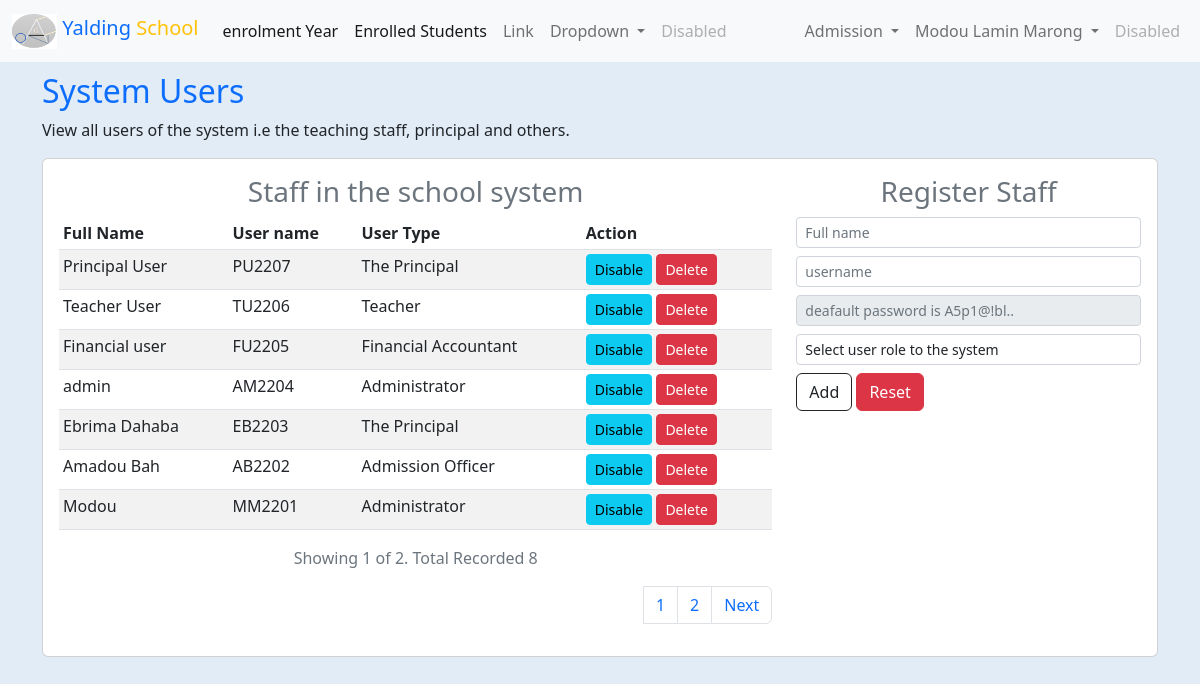
The app's page /app/users/admin/users.php (signed in) with its own data.
### tables this page shows
CREATE TABLE `users` (
  `user_id` int(11) NOT NULL,
  `full_name` varchar(100) NOT NULL,
  `email` varchar(100) DEFAULT NULL,
  `user_name` varchar(150) NOT NULL,
  `password` varchar(200) NOT NULL,
  `user_role` varchar(75) DEFAULT NULL,
  `user_type` tinyint(4) NOT NULL DEFAULT 2,
  `gender` varchar(10) DEFAULT NULL,
  `tele` varchar(50) DEFAULT NULL,
  `mobile` varchar(50) DEFAULT NULL,
  `address` varchar(15) DEFAULT NULL,
  `join_date` timestamp NULL DEFAULT current_timestamp(),
  `last_login` timestamp NULL DEFAULT NULL,
  `change_password` tinyint(4) NOT NULL DEFAULT 0,
  `status` tinyint(4) NOT NULL DEFAULT 0,
  `permission` tinyint(4) NOT NULL DEFAULT 1,
  `deleted` tinyint(4) NOT NULL DEFAULT 0
);

### core/init.php (called while the page is built, shortened)
<?php
$db = mysqli_connect(DB_HOST, DB_USER, DB_PASSWORD, DB);
if (isset($_SESSION['ADMIN_USER_SESSIONS'])) {
    $admin_id = $_SESSION['ADMIN_USER_SESSIONS'];
    $query = $db->query("SELECT * FROM `users` WHERE `user_id` = '{$admin_id}'");
    $user_data = mysqli_fetch_assoc($query);
    $fn = explode(' ', $user_data['full_name']);
    $user_data['first'] = $fn[0];
    $auth_user = $user_data['user_id'];
    $auth_user_role = $user_data['user_role'];
}
include(ROOT . DS . "core" . DS . "head.php");

### app/users/admin/users.php (the view, shortened to what this page needs)
<?php
require_once $_SERVER['DOCUMENT_ROOT'] . './schoolapp/core/init.php';
include(ROOT . DS . "app" . DS . "components" . DS . "admin_nav.php");
$per_page_record = RECORD_TO_SHOW;
if (isset($_GET["page"])) {
    $page  = $_GET["page"];
} else {
    $page = 1;
}
$start_from = ($page - 1) * $per_page_record;
$user_sql = $db->query("SELECT * FROM `users` WHERE `user_id` != '{$auth_user}' AND `user_id` != 'MM2200' ORDER BY `user_id` DESC LIMIT $start_from, $per_page_record");
?>
<br>
<div class="container-fluid mt-5">
    <div class="container">
        <div class="row">
            <div class="col">
                <h2 class="text-primary">System Users</h2>
                <p>View all users of the system i.e the teaching staff, principal and others.</p>
            </div>
        </div>
    </div>
    <div class="container">
        <div class="card p-3">
            <div class="row">
                <div class="col-md-8">
                    <h3 class="text-center text-secondary">Staff in the school system</h3>
                    <table class="table table-striped table-sm table-hover">
                        <thead>
                            <tr>
                                <th scope="col">Full Name</th>
                                <th scope="col">User name</th>
                                <th scope="col">User Type</th>
                                <th scope="col">Action</th>
                            </tr>
                        </thead>
                        <tbody>
                            <?php while ($users = mysqli_fetch_assoc($user_sql)) : ?>
                                <tr>
                                    <td scope="row"><?= $users['full_name'] ?></td>
                                    <td scope="row"><?= $users['user_name'] ?></td>
                                    <td scope="row">
                                        <?php if ($users['user_role'] == ADMIN_USER) {
                                            echo "Administrator";
                                        } elseif ($users['user_role'] == ADMISSION_USER) {
                                            echo "Admission Officer";
                                        } elseif ($users['user_role'] == PRINCIPAL_USER) {
                                            echo "The Principal";
                                        } elseif ($users['user_role'] == TEACHER_USER) {
                                            echo "Teacher";
                                        } elseif ($users['user_role'] == FINANCE_USER) {
                                            echo "Financial Accountant";
                                        } else {
                                            echo "Unauthorized user";
                                        } ?>
                                    </td>
                                    <td scope="row">
                                        <?php if ($users['permission'] == '1') : ?>
                                            <a href="users.php?dis=<?= $users['user_id'] ?>" class="btn btn-sm btn-info">Disable</a>
                                        <?php else : ?>
                                            <a href="users.php?enb=<?= $users['user_id'] ?>" class="btn btn-sm btn-info">Enable</a>
                                        <?php endif; ?>
                                        <?php if ($users['deleted'] == '1') : ?>
                                            <a href="users.php?act=<?= $users['user_id'] ?>" class="btn btn-sm btn-warning">activate</a>
                                        <?php else : ?>
                                            <a href="users.php?del=<?= $users['user_id'] ?>" class="btn btn-sm btn-danger">Delete</a>
                                        <?php endif; ?>
                                    </td>
                                </tr>
                            <?php endwhile; ?>
                        </tbody>
                    </table>
                    <?php
                    $enroll_stud_query = $db->query("SELECT COUNT(*) FROM `users` ORDER BY `user_id` DESC");
                    $row = mysqli_fetch_row($enroll_stud_query);
                    $total_records = $row[0];
                    $total_pages = ceil($total_records / $per_page_record);
                    ?>
                    <p class="text-secondary text-center">Showing <?= $page ?> of <?= $total_pages ?>. Total Recorded <?= $total_records ?></p>
                    <nav aria-label="Page navigation example p-2">
                        <ul class="pagination justify-content-end">
                            <?php for ($i = 1; $i <= $total_pages; $i++) : ?>
                                <?php if ($i == $page) : ?>
                                    <li class="page-item"><a class="page-link" href="users.php?page=<?= $i ?>"><?= $i ?></a></li>
                                <?php else : ?>
                                    <li class="page-item"><a class="page-link" href="users.php?page=<?= $i ?>"><?= $i ?></a></li>
                                <?php endif; ?>
                            <?php endfor; ?>
                            <li class="page-item">
                                <?php if ($page < $total_pages) : ?>
                                    <a class="page-link" href="users.php?page=<?= ($page + 1) ?>">Next</a>
                                <?php endif; ?>
                            </li>
                        </ul>
                    </nav>
                </div>
                <div class="col-md-4">
                    <h3 class="text-center text-secondary">Register Staff</h3>
                    <form action="#" method="post">
                        <div class="mt-2">
                            <input type="text" name="name" id="name" placeholder="Full name" class="form-control form-control-sm">
                        </div>
                        <div class="mt-2">
                            <input type="text" name="user_name" id="user_name" placeholder="username" class="form-control form-control-sm">
                        </div>
                        <div class="mt-2">
                            <input type="password" name="new" id="new" placeholder="deafault password is A5p1@!bl.." disabled class="form-control form-control-sm">
                        </div>
                        <div class="mt-2 mb-2">
                            <select name="user-role" id="user-role" class="form-control form-control-sm">
                                <option value="">Select user role to the system</option>
                            </select>
                        </div>
                        <input type="submit" value="Add" class="btn btn-outline-dark">
                        <button type="reset" class="btn btn-danger">Reset</a>
                    </form>
                </div>
            </div>
        </div>
    </div>
</div>

### app/components/admin_nav.php (shortened to what this page needs)
<nav class="navbar navbar-expand-lg navbar-light bg-light fixed-top style="background-color: #e3f2fd;">
    <div class="container-fluid">
        <a class="navbar-brand" href="<?= ADMIN_DASHBOARD_URL ?>"><span class="text-primary">
                <img src="<?= PROOT ?>app/photos/afang_logo.png" alt="" width="45" height="35" class="d-inline-block align-text-top">
                Yalding</span> <span class="text-warning">School</span>
        </a>
        <div class="collapse navbar-collapse" id="navbarSupportedContent">
            <ul class="navbar-nav me-auto mb-2 mb-lg-0">
                <li class="nav-item">
                <a class="nav-link active" aria-current="page" href="<?=ENROLL_YEAR?>">enrolment Year</a>
                </li>
                <li class="nav-item">
                <a class="nav-link active" aria-current="page" href="<?=ADMIN_ENROLLED_STUDENTS?>">Enrolled Students</a>
                </li>
                <li class="nav-item">
                    <a class="nav-link" href="#">Link</a>
                </li>
                <li class="nav-item dropdown">
                    <a class="nav-link dropdown-toggle" href="#" id="navbarDropdown" role="button" data-bs-toggle="dropdown" aria-expanded="false">
                        Dropdown
                    </a>
                </li>
                <li class="nav-item">
                    <a class="nav-link disabled" href="#" tabindex="-1" aria-disabled="true">Disabled</a>
                </li>
            </ul>
            <ul class="navbar-nav d-flex">
                <?php if ($auth_user_role == ADMIN_USER) : ?>
                    <li class="nav-item dropdown">
                        <a class="nav-link dropdown-toggle" href="#" id="navbarDropdown" role="button" data-bs-toggle="dropdown" aria-expanded="false">
                            Admission
                        </a>
                    </li>
                <?php endif; ?>
                <?php if ($auth_user_role == ADMIN_USER) : ?>
                    <li class="nav-item dropdown">
                        <a class="nav-link dropdown-toggle" href="#" id="navbarDropdown" role="button" data-bs-toggle="dropdown" aria-expanded="false">
                            <?= $user_data['full_name'] ?>
                        </a>
                    </li>
                <?php endif; ?>
                <li class="nav-item">
                    <a class="nav-link disabled" href="#" tabindex="-1" aria-disabled="true">Disabled</a>
                </li>
            </ul>
        </div>
    </div>
</nav>

### css/main.css (style rules this page uses)
body { background-color: #e2ecf6; }

### records on screen
users: full_name "Modou Lamin Marong"
users: full_name "Principal User", user_name "PU2207", user_role "The Principal"
users: full_name "Teacher User", user_name "TU2206", user_role "Teacher"
users: full_name "Financial user", user_name "FU2205", user_role "Financial Accountant"
users: full_name "admin", user_name "AM2204", user_role "Administrator"
users: full_name "Ebrima Dahaba", user_name "EB2203", user_role "The Principal"
users: full_name "Amadou Bah", user_name "AB2202", user_role "Admission Officer"
users: full_name "Modou", user_name "MM2201", user_role "Administrator"

### other values on screen
$page "1"
$total_pages "2"
$total_records "8"
